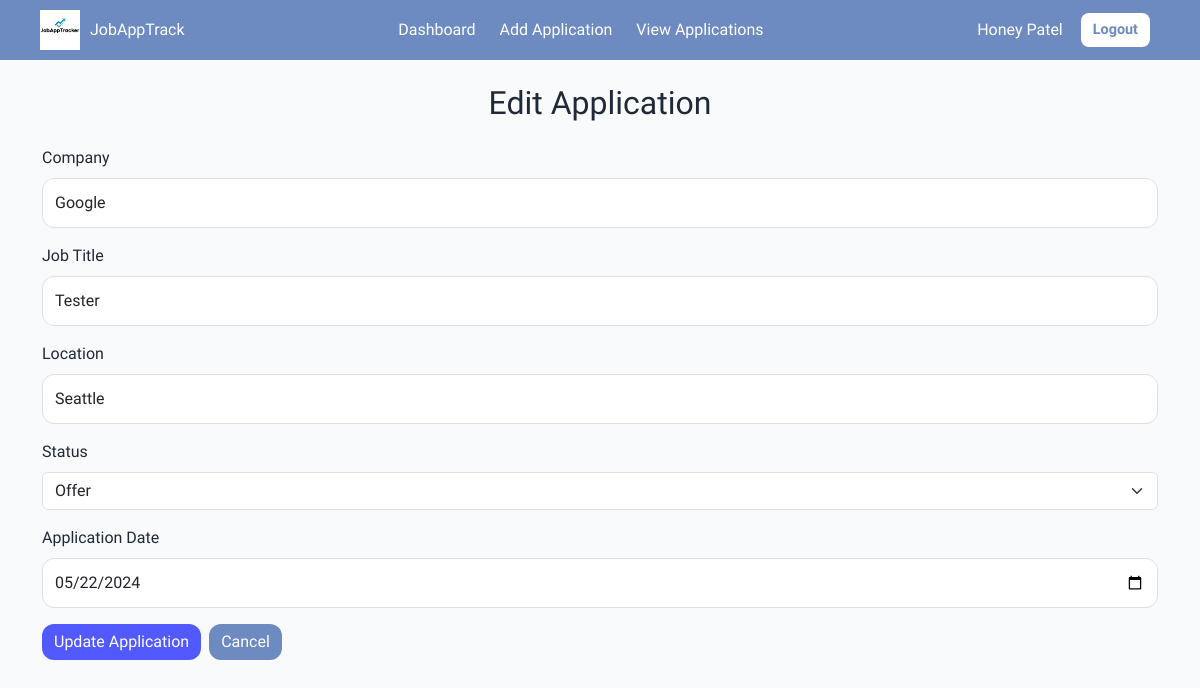
/edit/19 (signed in), run on the app's committed database.
### tables this page shows
CREATE TABLE applications (
            id INTEGER PRIMARY KEY AUTOINCREMENT,
            company TEXT NOT NULL,
            job_title TEXT NOT NULL,
            location TEXT NOT NULL,
            status TEXT NOT NULL,
            apply_date TEXT NOT NULL
        , user_id INTEGER);

### app.py (the view, shortened to what this page needs)
@app.route("/edit/<int:app_id>", methods=["GET", "POST"])
@login_required
def edit_application(app_id):
    conn = get_db_connection()
    application = get_current_user_application(conn, app_id, session["user_id"])
    if not application:
        conn.close()
        flash("Application not found.")
        return redirect(url_for("view_app"))
    conn.close()
    return render_template("edit_application.html", application=application)

### app.py (called while the page is built)
def get_db_connection():
    conn = sqlite3.connect(DB_NAME)
    conn.row_factory = sqlite3.Row
    return conn

def login_required(func):
    @wraps(func)
    def wrapper(*args, **kwargs):
        if "user_id" not in session:
            flash("Please log in first.")
            return redirect(url_for("login"))
        return func(*args, **kwargs)
    return wrapper

def get_current_user_application(conn, app_id, user_id):
    return conn.execute(
        "SELECT * FROM applications WHERE id = ? AND user_id = ?",
        (app_id, user_id),
    ).fetchone()

### templates/edit_application.html (shortened to what this page needs)
{% extends "base.html" %}
{% block content %}
<div class="container mt-4">
    <h2 class="text-center mb-4">Edit Application</h2>
    <form method="POST">
        <div class="mb-3">
            <label for="company" class="form-label">Company</label>
            <input
                type="text"
                id="company"
                name="company"
                class="form-control"
                value="{{ application.company }}"
                required
            >
        </div>
        <div class="mb-3">
            <label for="job_title" class="form-label">Job Title</label>
            <input
                type="text"
                id="job_title"
                name="job_title"
                class="form-control"
                value="{{ application.job_title }}"
                required
            >
        </div>
        <div class="mb-3">
            <label for="location" class="form-label">Location</label>
            <input
                type="text"
                id="location"
                name="location"
                class="form-control"
                value="{{ application.location }}"
                required
            >
        </div>
        <div class="mb-3">
            <label for="status" class="form-label">Status</label>
            <select id="status" name="status" class="form-select" required>
                <option value="Offer" {% if application.status == 'Offer' %}selected{% endif %}>Offer</option>
            </select>
        </div>
        <div class="mb-3">
            <label for="apply_date" class="form-label">Application Date</label>
            <input
                type="date"
                id="apply_date"
                name="apply_date"
                class="form-control"
                value="{{ application.apply_date }}"
                required
            >
        </div>
        <div class="d-flex gap-2">
            <button type="submit" class="btn btn-primary">Update Application</button>
            <a href="{{ url_for('view_app') }}" class="btn btn-secondary">Cancel</a>
        </div>
    </form>
</div>
{% endblock %}

### static/css/style.css (style rules this page uses)
:root { --primary-color:#525AFF; --secondary-color:#6D8BC0; --accent-color:#4AB5B5; --supporting-accent-color:#8FD9FB; --background-color:#F9FAFB; --text-color:#1F2937; --text-color-inverse:#ffffff; --text-color-error:#DC2626; --font-family-base: "Google Sans", sans-serif; --border-radius:12px; }
body { background-color: var(--background-color); font-family: var(--font-family-base); color: var(--text-color) }
.btn-primary { background-color: var(--primary-color); border:none; border-radius: var(--border-radius); }
.btn-secondary { background-color: var(--secondary-color); border: none; border-radius: var(--border-radius); color: white; }
.form-control { border-radius: var(--border-radius); padding: 12px; }

### data on the page
applications: company "Google", job_title "Tester", location "Seattle", status "Offer", apply_date "05/22/2024"

### other printed values
{{ session.get('username') }} "Honey Patel"
